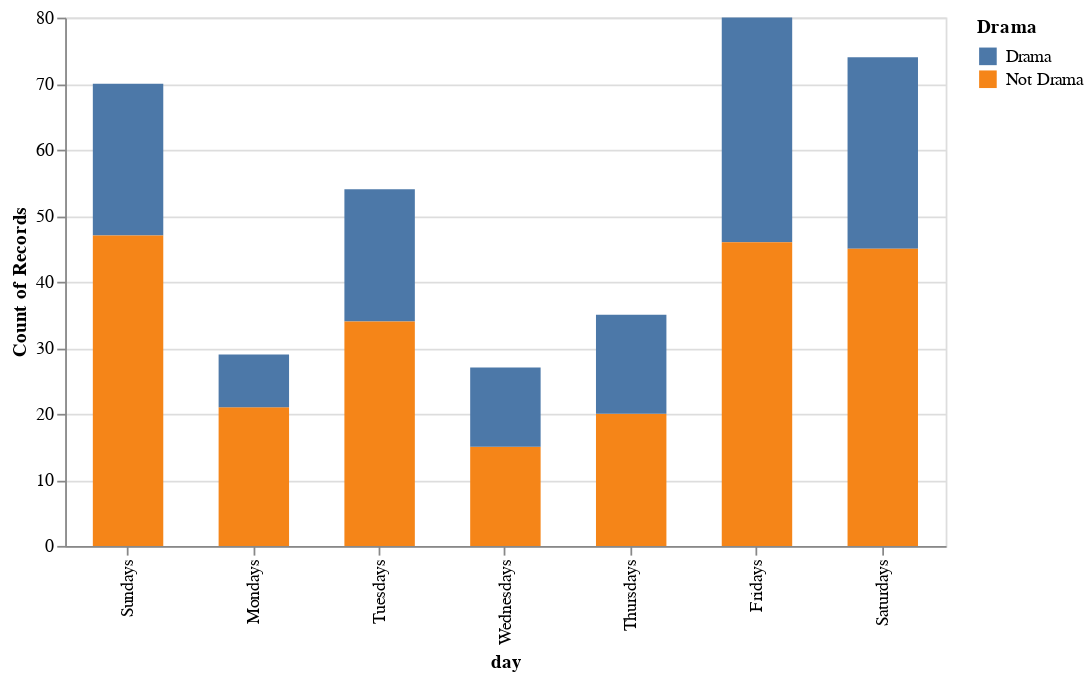

The code cell stored with this chart in its notebook:
### Code cell
X = 'day'
factor = "Drama"

df[factor] = df["Genres"].map(lambda x: factor if factor in x else "Not " + factor)

alt.Chart(df).mark_bar(size = 40).encode(
   x = alt.X(X, sort = ["Sundays","Mondays","Tuesdays","Wednesdays","Thursdays","Fridays","Saturdays"]),
    y = 'count()',
    color = factor,
).properties(
    width = 500,
    height = 300
)

### Figure 1 — Vega-Lite specification as saved in the notebook (floating-point values rounded to 4 significant figures; data arrays with more than 128 entries replaced by an {"elided": "..."} marker saying what was removed)
{"config": {"view": {"continuousWidth": 400, "continuousHeight": 300}}, "data": {"name": "data-a3b0f86b545dca7c43aa963a67e9915e"}, "mark": {"type": "bar", "size": 40}, "encoding": {"color": {"type": "nominal", "field": "Drama"}, "x": {"type": "nominal", "field": "day", "sort": ["Sundays", "Mondays", "Tuesdays", "Wednesdays", "Thursdays", "Fridays", "Saturdays"]}, "y": {"type": "quantitative", "aggregate": "count"}}, "height": 300, "width": 500, "$schema": "https://vega.github.io/schema/vega-lite/v4.8.1.json", "datasets": {"data-a3b0f86b545dca7c43aa963a67e9915e": {"elided": "369 records"}}}
